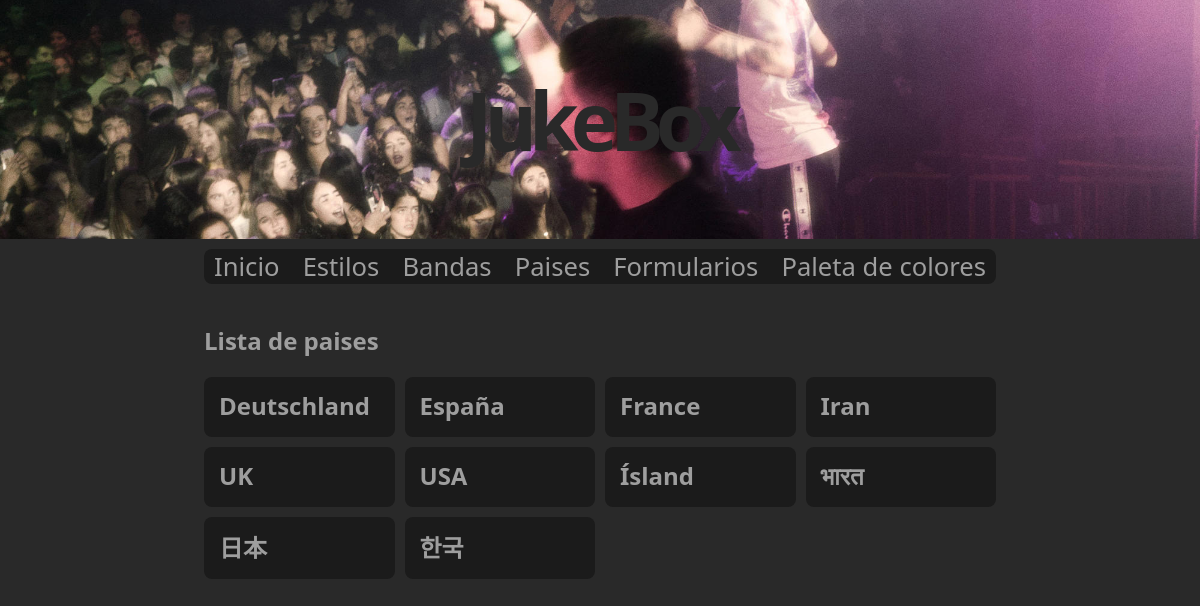
Screenshot of /es/paises with the database file from the repository.
### appJukeBox/models.py (models this page shows, shortened)
class Pais(models.Model):
    nombre = models.CharField(max_length=50)

### appJukeBox/views.py (the view)
# urls.py: path('paises', views.index_paises, name="paises"),
def index_paises(request):
	paises = get_list_or_404(Pais.objects.order_by('nombre'))
	context = {'paises': paises}
	return render(request, 'paises.html', context)

### appJukeBox/templates/paises.html (shortened to what this page needs)
{% extends "base.html" %}
{% load i18n %}
{% block contenido %}
    <h2>{% trans "Lista de paises" %}</h2>
    <section class="container">
        {% if paises %}
            {% for p in paises %}
            <div class="card" onclick="redirect('/{{LANGUAGE_CODE}}/paises/{{ p.id }}')">
                <div class="card-content">
                    <h2>
                        {{ p.nombre}}
                    </h2>
                </div>
            </div>
            {% endfor %}
        {% else %}
            <p>No hay paises añadidos.</p>
        {% endif %}
    </section>
{% endblock %}

### appJukeBox/static/css/estilos.css (style rules this page uses)
:root { --transition-time: 0.5s; --animation-time: 1s; --color-primario: rgb(248, 196, 245); --color-acento-oscuro: rgb(48, 35, 58); --color-acento-claro: rgb(207, 159, 228); --color-bordes: rgb(122, 85, 155); --color-acento-transicion: rgb(201, 137, 228); --color-seleccion-texto: rgb(255, 238, 254); --color-seleccion-fondo: rgb(233, 92, 223); }
body { font-family: system-ui; padding: 0px; margin: 0px; border: 0px; background-color: var(--color-primario); color: var(--color-acento-oscuro); }
.container { display: grid; grid-template-columns: repeat(auto-fill, minmax(180px, 1fr)); gap: 10px; padding: 0px; margin: 0px; justify-content: center; }
.card { background-color: var(--color-acento-claro); border-radius: 8px; transition: background-color var(--transition-time); }
.card-content { margin-bottom: 15px; }
.card h2 { margin-left: 15px; margin-bottom: 0px; margin-top: 12px; }

### rows the page displays
Pais: nombre "Deutschland"
Pais: nombre "España"
Pais: nombre "France"
Pais: nombre "Iran"
Pais: nombre "UK"
Pais: nombre "USA"
Pais: nombre "Ísland"
Pais: nombre "भारत"
Pais: nombre "日本"
Pais: nombre "한국"
